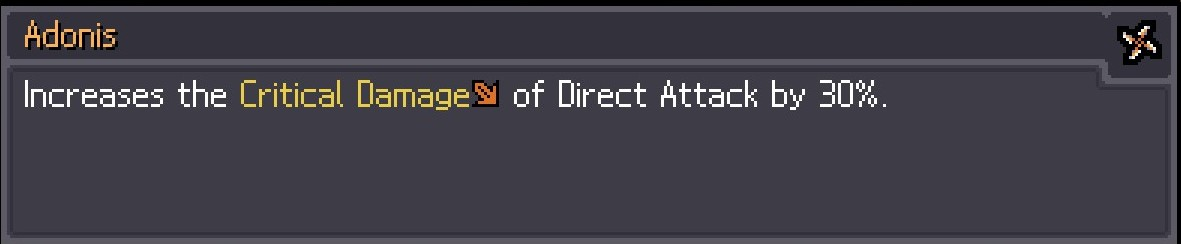
#> input picture src/assets/community/cards/dg-adonis.jpg, 1181 x 244 px
$ python -i extract-miracle-icons.py   (imports and definitions only)
#> lines starting #> are read from the running program, lines starting #| are printed output that depends on the picture; after the words box and inside, x2 and y2 are one past the last pixel; in counts of white or black regions, pixels touching at a corner belong together
#> further down, picture is the input picture: PIL image 1181x244 RGB; mean R, G, B 64.5, 62.1, 71.2
#!/usr/bin/env python3
# -*- coding: utf-8 -*-
"""
extract-miracle-icons.py — 从 Steam 指南卡截图精裁游戏物品槽图标(112×112)

2026-09-03 首跑产出 17 组(src/assets/icons/,34 文件)。图源:FireBrother
"Basic Guide to Sephiria"(id 3474238982)Miracles (Root) 节 18 张卡截图
(0.7.x 旧版,JPG,原生 ~1000px 宽)。

管线(纯 numpy+PIL,无 scipy):
  1. 下载/读入卡图 → 亮度>90 或 饱和度>55 掩码 → 膨胀+腐蚀合并图标内部孔隙;
  2. 4 邻接连通域标记 → 尺寸 18-175px、纵横比 0.55-1.8、填充率>0.25 的近方形块
     = 图标候选(文字行为宽扁,自然被纵横比过滤);
  3. 112±8 精筛(游戏物品槽原生统一尺寸;行内小图标 ~23-35px、头像框 ~74px
     自动分层到各自尺寸档);
  4. 调色板量化 32 色关抖动(拍平 JPEG 压缩噪)→ 输出 native 112 + 56(整数二分)
     两档 PNG。

用途口径(仓纪律):内容性配图(Miracles 页表格/build 页徽章)可用;
站体 UI 骨架(按钮/边框/导航)一律 CSS/SVG 重绘,不搬游戏原图。

用法(在站仓根):
  python scripts/extract-miracle-icons.py --src <卡图目录> --out src/assets/icons
  # 卡图可用 gallery-fetch(见脚本末 URL 清单)或 Linux /tmp/sephiria-img 池
"""
from __future__ import annotations

import argparse
import os
import sys
from collections import deque
from pathlib import Path

import numpy as np
from PIL import Image, ImageFilter

# Miracles (Root) 节 18 张卡 CDN URL(key=ugc 路径前段,下载带 UA+Referer,代理 7890)
CARD_URLS = [
    "12311017309270813472/522E1A80D4FE18BA2C431E9FD46AFC7F9B53F602",
    "10054070813218432133/071166C5A78409E8F4ECE0BA73C19126B3D6454C",
    "12650706621029988012/42743ED6D4FE59DA0582E64CDDC9C0F502208E22",
    "12625823409104976786/A78C1EFFC3365979713F052479024A9BC300F044",
    "15853825943762331436/81A74BBF5E0558A8A127222D67FB23BD2CFCA465",
    "12241470664728595936/ADDAEEF6B1142139608FF834297A4B6DEC01437B",
    "12451685535337062653/574E0A24194B1A63B531441EEA18234286312593",
    "17098599474633035475/8B9F26EBFFEA00D74D340406E29D3D8CC4643FAD",
    "17028532138146994326/183AA17841AA3191797479A49359418B7125A76A",
    "14462582012169587938/5BD33AAB7A24471E69993B038609B0A002751B11",
    "13339276109233407481/ECE1B62F020D291E6DB453BBF1DECC7E02D8300B",
    "12753696551556162630/F01D235FD285C65E084A9656FD415DDFDCEBAACC",
    "17723440421606863524/AC3FB979E39AEB863112162526B8A317A948B315",
    "16702945279982650720/460EC49D3EF8A30A8E7C3D7C1E803C2475BC5EE9",
    "14747835108175565268/4B145298F7565060B2B41DC97F2BDB5860DE597B",
    "11948355020750138157/BFB5BC61363EDBE7F4696E4BD761BBD7AE08650B",
    "10865507965860758916/F42AAE07ACEB90E6B41D0848CD7B6B527BD13CD8",
    "13045144935575617905/54CA6374340E61553B7E3C020F507015D167508D",
]

# 检测参数(2026-09-03 实测标定:卡01 自检命中率 ~7:3,112 精筛后误检≈0)
BRIGHT_T, SAT_T = 90, 55
MIN_PX, MAX_PX = 18, 175
AR_LO, AR_HI = 0.55, 1.8
FILL_T = 0.25
TARGET_LO, TARGET_HI = 104, 120  # 112±8 = 物品槽原生档


def label_components(mask: np.ndarray) -> tuple[np.ndarray, int]:
    h, w = mask.shape
    labels = np.zeros((h, w), dtype=np.int32)
    cur = 0
    for y in range(h):
        for x in range(w):
            if mask[y, x] and labels[y, x] == 0:
                cur += 1
                q = deque([(y, x)])
                labels[y, x] = cur
                while q:
                    cy, cx = q.popleft()
                    for ny, nx in ((cy - 1, cx), (cy + 1, cx), (cy, cx - 1), (cy, cx + 1)):
                        if 0 <= ny < h and 0 <= nx < w and mask[ny, nx] and labels[ny, nx] == 0:
                            labels[ny, nx] = cur
                            q.append((ny, nx))
    return labels, cur


def detect_boxes(im: Image.Image) -> list[tuple[int, int, int, int]]:
    a = np.asarray(im.convert("RGB")).astype(int)
    mx, mn = a.max(axis=2), a.min(axis=2)
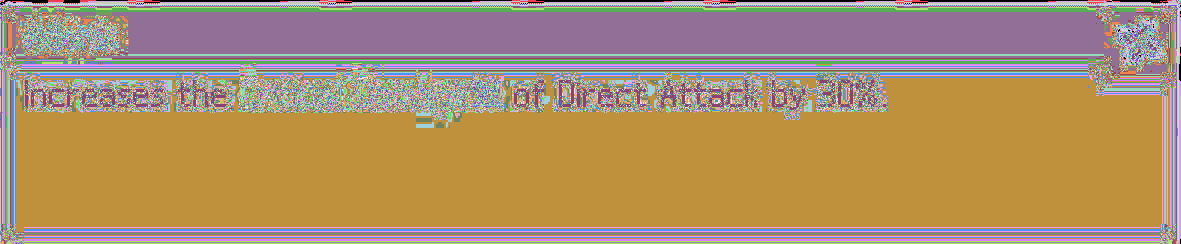
#> mx: shape (244, 1181) int64; 227 distinct labels, from 0 to 255; one colour per label, 0 black
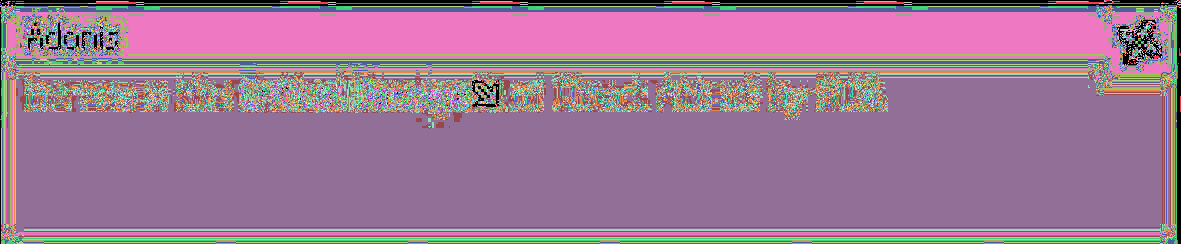
#> mn: shape (244, 1181) int64; 240 distinct labels, from 0 to 255; one colour per label, 0 black
    mask = (mx > BRIGHT_T) | ((mx - mn) > SAT_T)
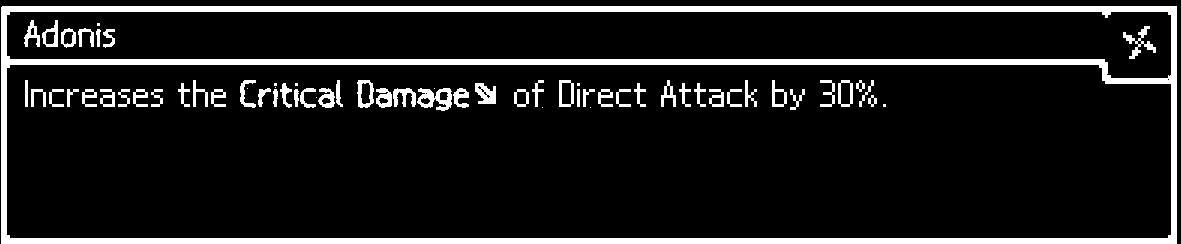
#> mask: shape (244, 1181) bool; 11.1% white; 66 white regions (11 under 20 px), largest, box (x1, y1, x2, y2) and area: (1, 6, 1177, 244) 24017, (417, 88, 452, 111) 450, (1123, 26, 1156, 59) 324
    m = Image.fromarray((mask * 255).astype(np.uint8))
    m = m.filter(ImageFilter.MaxFilter(7)).filter(ImageFilter.MinFilter(7))
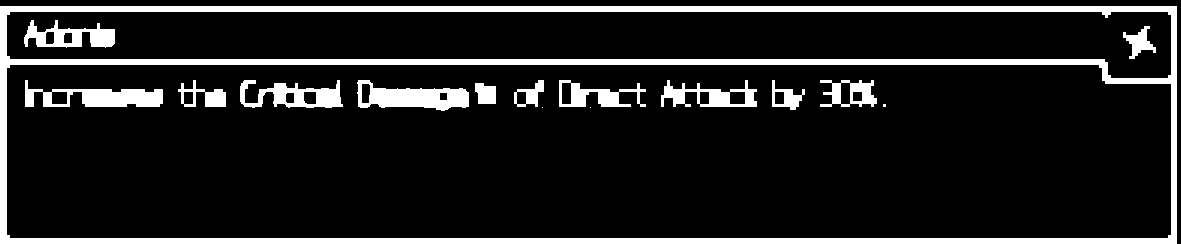
#> m: PIL image 1181x244 L; 12.6% white; 16 white regions (3 under 20 px), largest, box (x1, y1, x2, y2) and area: (0, 6, 1177, 244) 24259, (357, 80, 469, 111) 2008, (25, 80, 163, 107) 1899
    m = m.filter(ImageFilter.MinFilter(3)).filter(ImageFilter.MaxFilter(3))
#> m: PIL image 1181x244 L; 12.6% white; 14 white regions (1 under 20 px), largest, box (x1, y1, x2, y2) and area: (0, 6, 1177, 244) 24259, (358, 80, 469, 111) 1997, (25, 80, 163, 107) 1899
    labels, n = label_components(np.asarray(m) > 127)
#> after the loop in label_components, `for y in range(h):`:
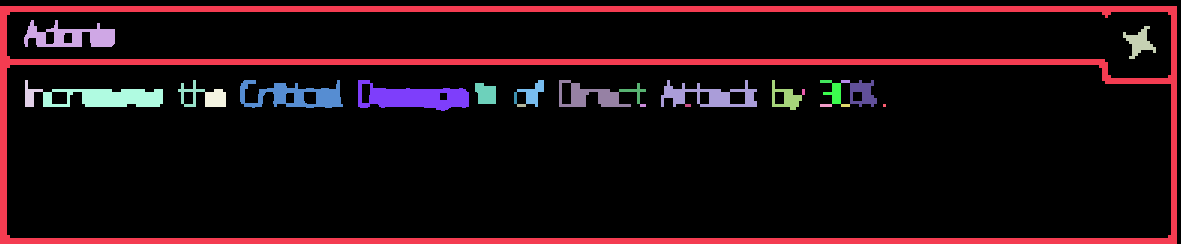
#> labels: shape (244, 1181) int32; 28 distinct labels, from 0 to 27; one colour per label, 0 black
#> n = 27
    boxes = []
    for lab in range(1, n + 1):
        ys, xs = np.where(labels == lab)
        if len(xs) < 100:
            continue
        bw, bh = xs.max() - xs.min() + 1, ys.max() - ys.min() + 1
        if not (MIN_PX <= bw <= MAX_PX and MIN_PX <= bh <= MAX_PX):
            continue
        if not (AR_LO <= bw / bh <= AR_HI):
            continue
        if len(xs) / (bw * bh) < FILL_T:
            continue
        boxes.append((int(xs.min()), int(ys.min()), int(bw), int(bh)))
#> this loop made 27 passes
#> (bw, bh) on passes 1, 2, 3, 4, 5, 6, 7, 8, 9, 10, 11, 14: (1177, 238), (91, 27), (33, 33), (18, 27), (27, 27), (103, 28), (111, 31), (27, 27), (72, 27), (96, 27), (30, 30), (27, 27)
#> (ys, xs) on pass 27: ([104, 104, 104, 105, 105, 105, 106, 106, 106], [883, 884, 885, 883, 884, 885, 883, 884, 885])
#> after the loop, boxes = [(1123, 26, 33, 33), (25, 80, 18, 27), (178, 80, 27, 27), (517, 80, 27, 27), (772, 80, 30, 30), (850, 80, 27, 27), (475, 83, 21, 21), (823, 83, 18, 21), (205, 89, 21, 18)]
    return boxes


def main() -> int:
    ap = argparse.ArgumentParser()
    ap.add_argument("--src", required=True, help="卡图目录(18 张 <key>.jpg)")
    ap.add_argument("--out", default="src/assets/icons", help="输出目录")
    args = ap.parse_args()
    src, out = Path(args.src), Path(args.out)
    out.mkdir(parents=True, exist_ok=True)
    total = 0
    for idx, key in enumerate(CARD_URLS, 1):
        p = src / f"{key.split('/')[0]}.jpg"
        if not p.exists():
            print(f"[skip] 卡{idx:02d} 缺 {p.name}")
            continue
        im = Image.open(p).convert("RGB")
        hits = []
        for i, (x0, y0, bw, bh) in enumerate(detect_boxes(im), 1):
            if not (TARGET_LO <= bw <= TARGET_HI and TARGET_LO <= bh <= TARGET_HI):
                continue
            c = im.crop((max(0, x0 - 1), max(0, y0 - 1),
                         min(im.width, x0 + bw + 1), min(im.height, y0 + bh + 1)))
            c = c.resize((c.width * 2, c.height * 2), Image.NEAREST)
            q = c.convert("RGB").quantize(colors=32, dither=Image.Dither.NONE).convert("RGB")
            stem = f"mir{idx:02d}-icon{i:02d}"
            q.save(out / f"{stem}-112.png")
            q.resize((q.width // 2, q.height // 2), Image.NEAREST).save(out / f"{stem}-56.png")
            hits.append(stem)
            total += 1
        print(f"卡{idx:02d}: {len(hits)} 个 {hits}")
    print(f"合计 {total} 组(native112+56)")
    return 0


# [2 lines not run here, left out]

>>> from PIL import Image
>>> picture = Image.open('../src/assets/community/cards/dg-adonis.jpg')
>>> result = detect_boxes(picture)
#> result has the same summary as boxes in detect_boxes

$ run again, on src/assets/community/cards/dg-difficult-trial-creeping-despair.jpg
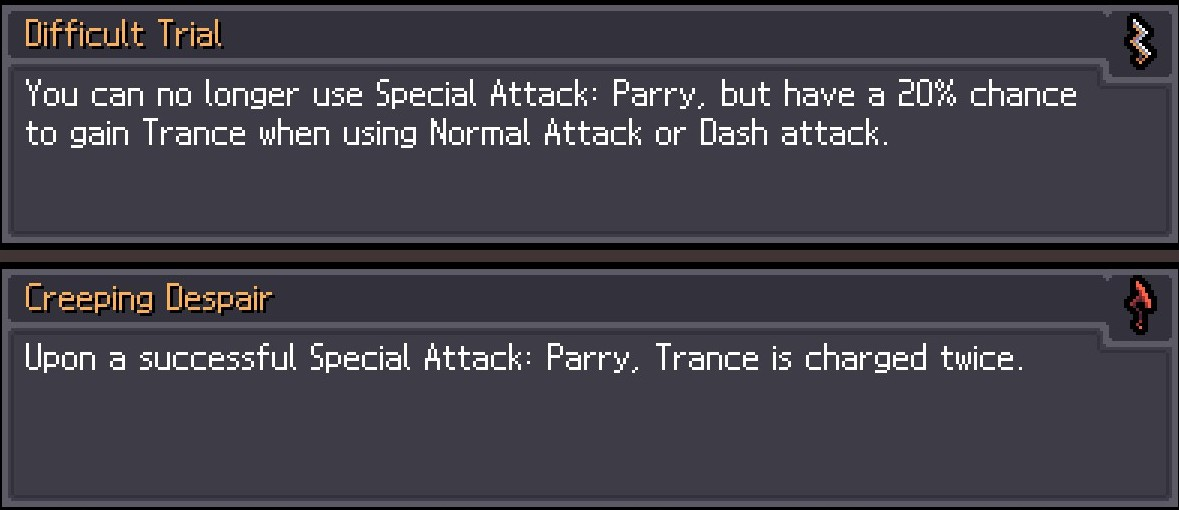
#> input picture src/assets/community/cards/dg-difficult-trial-creeping-despair.jpg, 1179 x 510 px
#> picture is the input picture: PIL image 1179x510 RGB; mean R, G, B 66.2, 63.8, 72.9
#> in detect_boxes, `mx, mn = a.max(axis=2), a.min(axis=2)`:
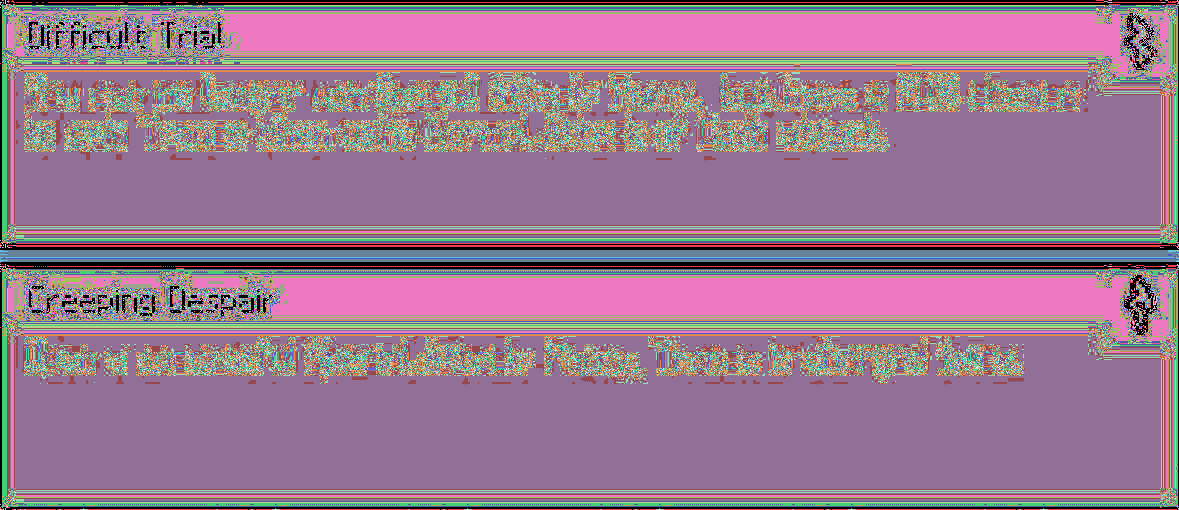
#> mn: shape (510, 1179) int64; 212 distinct labels, from 0 to 255; one colour per label, 0 black
#> mask: shape (510, 1179) bool; 11.9% white; 208 white regions (22 under 20 px), largest, box (x1, y1, x2, y2) and area: (2, 5, 1178, 243) 24015, (2, 269, 1178, 507) 24015, (1130, 19, 1151, 64) 340
#> after the loop in label_components, `for y in range(h):`:
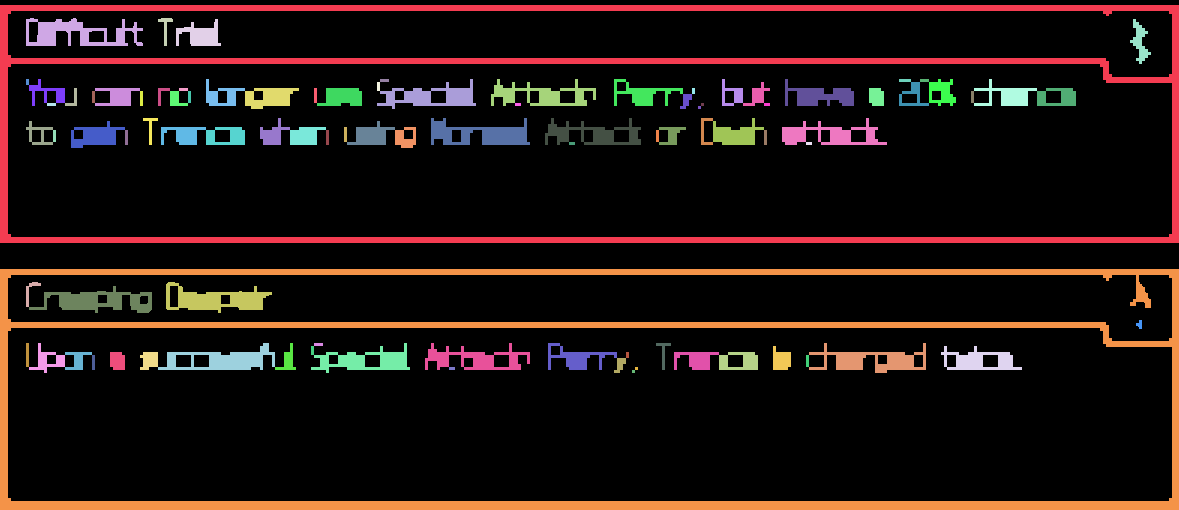
#> labels: shape (510, 1179) int32; 96 distinct labels, from 0 to 95; one colour per label, 0 black
#> n = 95
#> the loop in detect_boxes, `for lab in range(1, n + 1):` made 95 passes
#> (bw, bh) on passes 1, 2, 3, 4, 5, 7, 8, 10: (1179, 238), (117, 28), (15, 28), (45, 27), (21, 45), (36, 27), (39, 27), (99, 30)
#> after the loop in detect_boxes, `for lab in range(1, n + 1):`: boxes = 16 items, first 6: (176, 19, 45, 27), (29, 79, 36, 27), (206, 79, 39, 27), (722, 79, 21, 27), (929, 79, 27, 27), (743, 82, 27, 24)
#> result has the same summary as boxes in detect_boxes

$ run again, on src/assets/community/cards/dg-fire-dagger.jpg
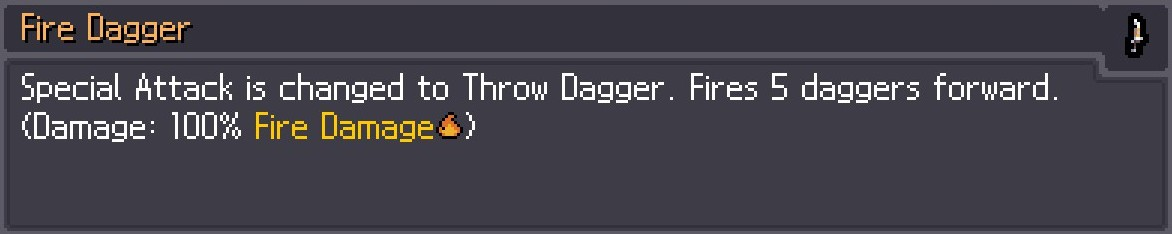
#> input picture src/assets/community/cards/dg-fire-dagger.jpg, 1172 x 234 px
#> picture is the input picture: PIL image 1172x234 RGB; mean R, G, B 69.5, 66.9, 75.7
#> mx: shape (234, 1172) int64; 222 distinct labels, from 0 to 255
#> in detect_boxes, `mx, mn = a.max(axis=2), a.min(axis=2)`:
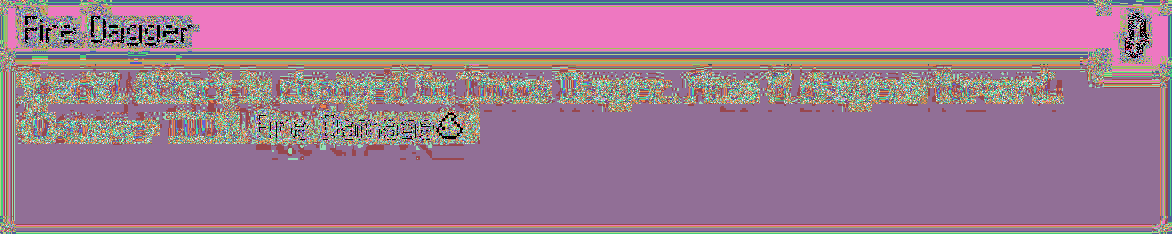
#> mn: shape (234, 1172) int64; 221 distinct labels, from 0 to 255; one colour per label, 0 black
#> mask: shape (234, 1172) bool; 11.5% white; 96 white regions (9 under 20 px), largest, box (x1, y1, x2, y2) and area: (0, 0, 1172, 234) 18379, (321, 111, 398, 140) 1177, (399, 120, 434, 143) 541
#> after the loop in label_components, `for y in range(h):`:
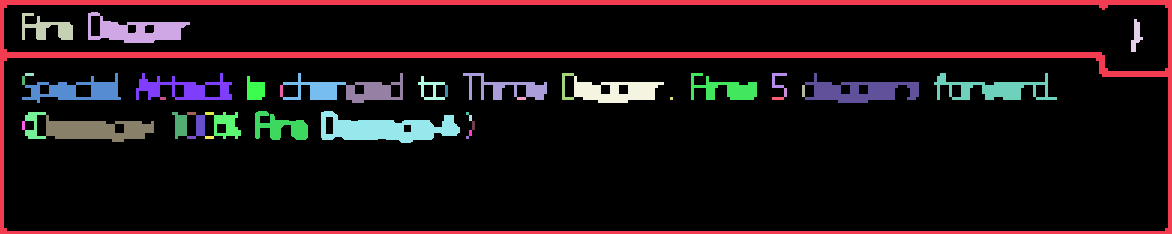
#> labels: shape (234, 1172) int32; 45 distinct labels, from 0 to 44; one colour per label, 0 black
#> n = 44
#> the loop in detect_boxes, `for lab in range(1, n + 1):` made 44 passes
#> (bw, bh) on passes 1, 2, 3, 4, 6, 7, 8, 9: (1172, 234), (102, 31), (51, 27), (12, 33), (99, 30), (96, 27), (63, 27), (57, 30)
#> after the loop in detect_boxes, `for lab in range(1, n + 1):`: boxes = [(247, 76, 18, 24), (418, 76, 27, 24), (25, 112, 21, 27), (214, 112, 27, 27)]
#> result has the same summary as boxes in detect_boxes
